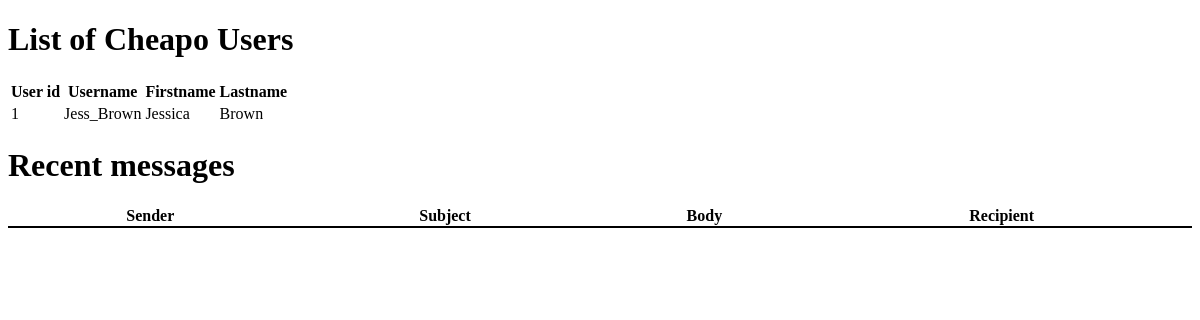
Before: /mail.php (signed in) with the older database file.
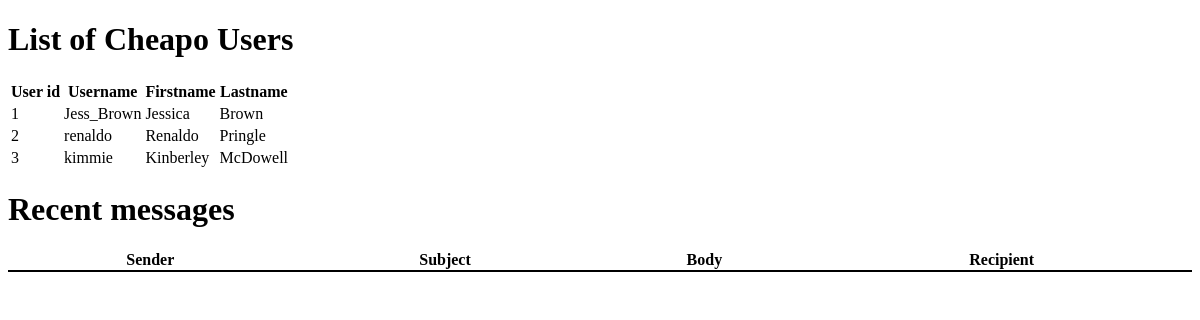
After: the same page with the newer database file.
### tables this page shows
CREATE TABLE IF NOT EXISTS `User` (
`id` int(11) NOT NULL,
  `firstname` varchar(25) NOT NULL,
  `lastname` varchar(25) NOT NULL,
  `username` varchar(25) NOT NULL,
  `password` varchar(8) NOT NULL
);

### mail.php (the view, shortened to what this page needs)
<?php
	if(isset($_SESSION['id'])) {
		$users = mysql_query("SELECT * FROM User");
?>
<!DOCTYPE html>
<html>
<head>
	<link rel="stylesheet" type="text/css" href="style.css">
</head>
<body>
	<div id="users">
		<h1>List of Cheapo Users</h1>
		<table>
			<thead>
				<th>User id</th>
				<th>Username</th>
				<th>Firstname</th>
				<th>Lastname</th>
			</thead>
			<tbody>
				<?php
					while ($row = mysql_fetch_array($users)) {
				?>
					<tr>
						<td><?php echo $row['id']; ?></td>
						<td><?php echo $row['username']; ?></td>
						<td><?php echo $row['firstname']; ?></td>
						<td><?php echo $row['lastname']; ?></td>
					</tr>
				<?php
					}
				?>
			</tbody>
		</table>
	</div>
	<div id="messages">
		<h1>Recent messages</h1>
		<table>
			<thead>
				<th>Sender</th>
				<th>Subject</th>
				<th>Body</th>
				<th>Recipient</th>
			</thead>
		</table>
	</div>
</body>
</html>
<?php
	} else {
		echo "Please login to continue.";
	}
?>

### style.css (style rules this page uses)
#messages table { width:100%; border-collapse: collapse; }
#messages table th { border-bottom: 2px solid #000000; }

Changed rows visible on the page:
added user: id "2", username "renaldo", firstname "Renaldo", lastname "Pringle"
added user: id "3", username "kimmie", firstname "Kinberley", lastname "McDowell"
